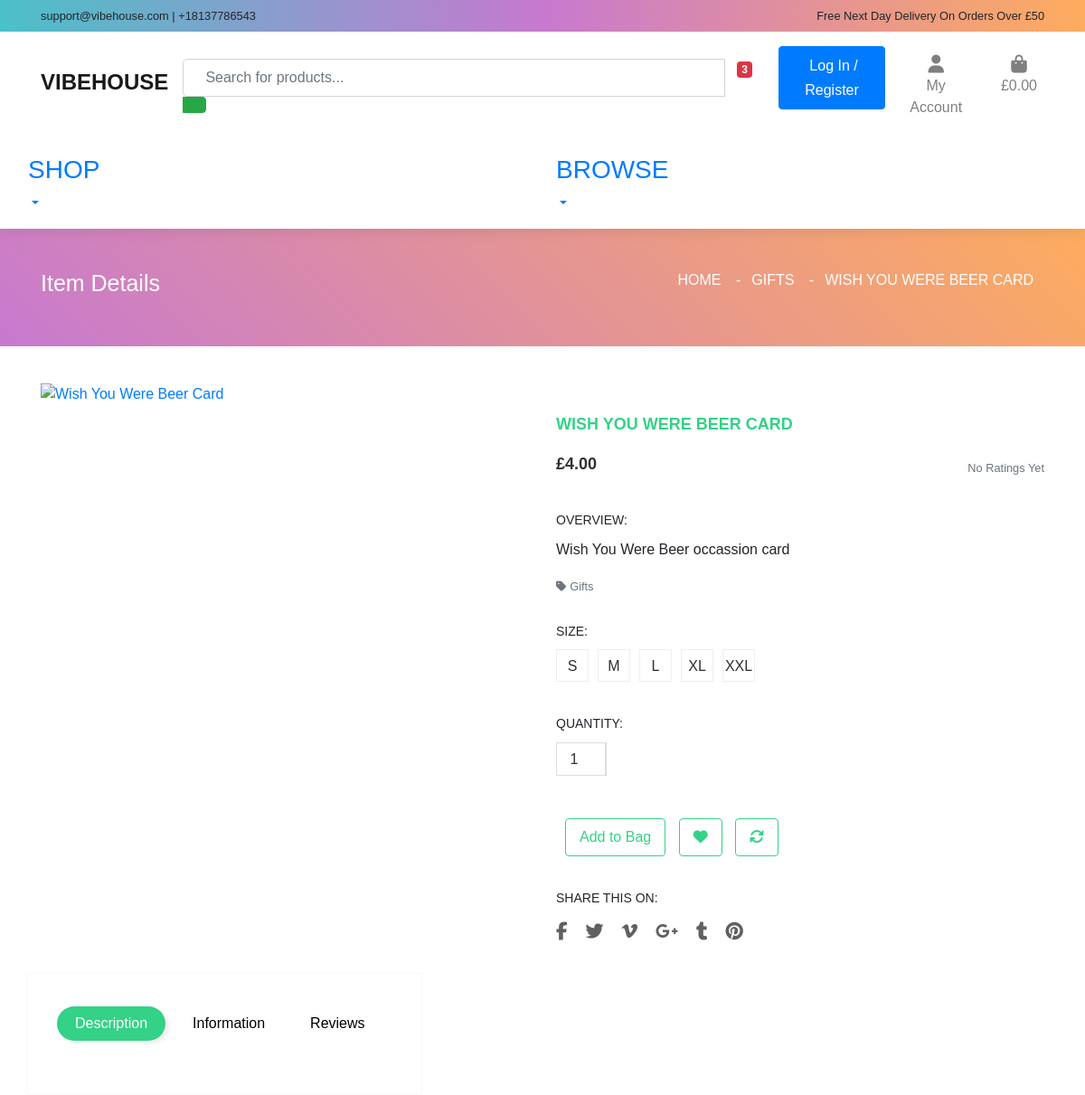
The page /products/29 on the database as committed earlier.
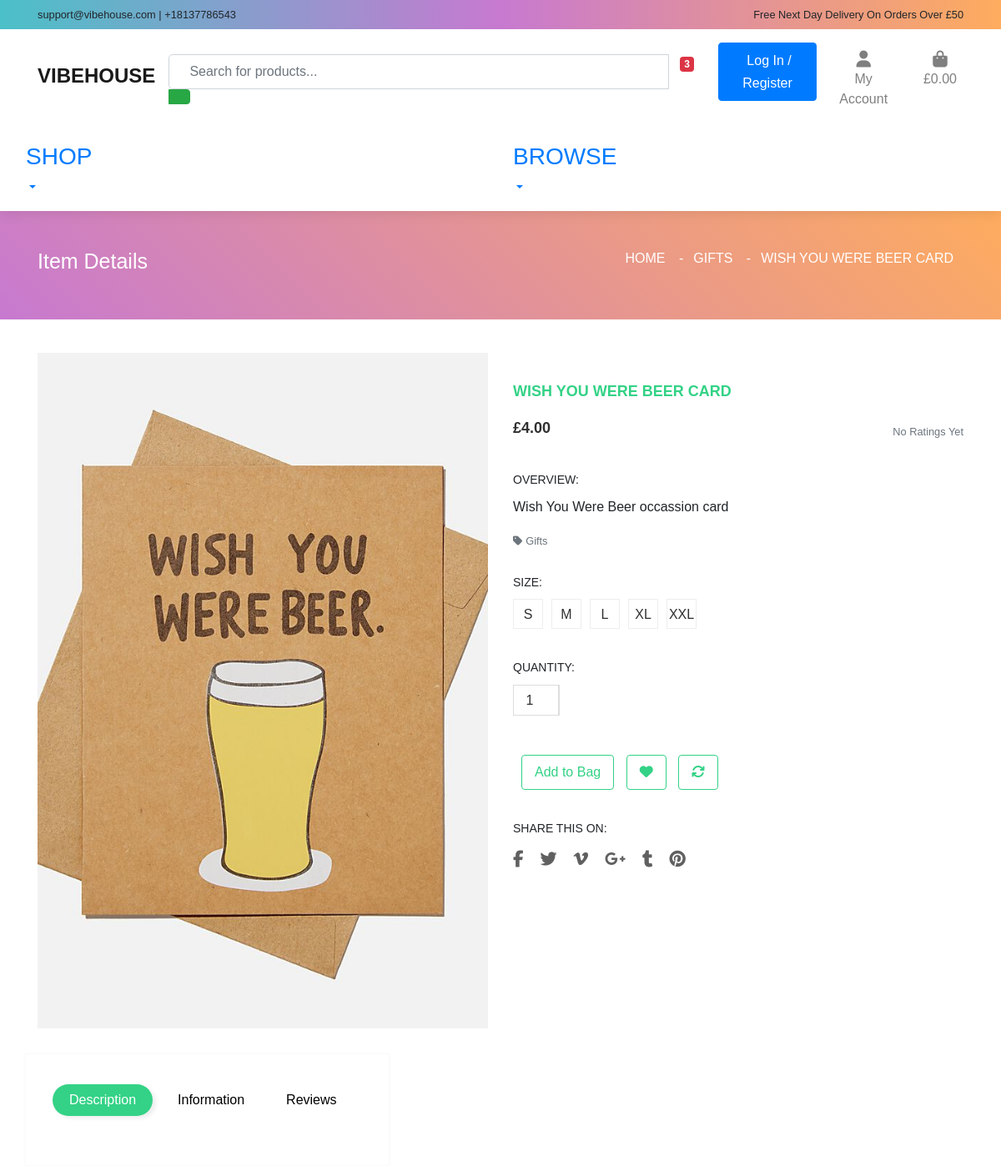
The same page on the database as committed later.
### products/models.py (models this page shows, shortened)
class Products(models.Model):
    class Meta:
        verbose_name_plural = 'Products'
    category = models.ForeignKey('Category', null=True, blank=True, on_delete=models.SET_NULL)
    name = models.CharField(max_length=100, null=True, blank=True)
    description = models.CharField(max_length=300)
    price = models.DecimalField(max_digits=6, decimal_places=2)
    rating = models.DecimalField(max_digits=6, decimal_places=2, null=True, blank=True)
    image_url = models.URLField(max_length=1200, null=True, blank=True)
    image = models.ImageField(null=True, blank=True)
    sku = models.CharField(max_length=30, null=True, blank=True)
    collection = models.CharField(max_length=70, null=True, blank=True)

class Category(models.Model):
    class Meta:
        verbose_name_plural = 'Categories'
    name = models.CharField(max_length=100)
    frontend_name = models.CharField(max_length=100, null=True, blank=True)
    def __str__(self):
        return self.name

### products/views.py (the view)
# urls.py: path('<product_id>', views.product_details, name='product_details')
def product_details(request, product_id):
    product = get_object_or_404(Products, pk=product_id)
    context = {
        'product' : product,
    }
    return render(request, 'products/product_details.html', context)

### bag/contexts.py (called while the page is built, shortened)
def bag_contents(request):
    bag_items = []
    total = 0
    product_count = 0
    bag = request.session.get('bag', {})
    if total < settings.FREE_DELIVERY_THRESHOLD:
        delivery = total * Decimal(settings.STANDARD_DELIVERY_PERCENT)
        free_delivery_increment = settings.FREE_DELIVERY_THRESHOLD - total
    else:
        delivery = 0
        free_delivery_increment = 0
    grand_total = delivery + total
    context = {
        'bag_items': bag_items,
        'total': total,
        'product_count': product_count,
        'delivery': delivery,
        'free_delivery_increment': free_delivery_increment,
        'free_delivery_threshold': settings.FREE_DELIVERY_THRESHOLD,
        'grand_total': grand_total,
    }
    return context

### products/templates/products/product_details.html (shortened to what this page needs)
{% extends "base.html" %}
{% load static %}
{% block content %}
<div id="page_item_area">
    <div class="container">
        <div class="row">
            <div class="col-sm-6 text-left">
                <h3>Item Details</h3>
            </div>
            <div class="col-sm-6 text-right">
                <ul class="p_items">
                    <li><a href="{% url 'home' %}">home</a></li>
                    {% if product.category %}
                    <li><a href="{% url 'products' %}?category={{ product.category.name }}">{{ product.category }}</a></li>
                    {% endif %}
                    <li><span>{{ product.name }}</span></li>
                </ul>
            </div>
        </div>
    </div>
</div>
<div class="prdct_dtls_page_area">
    <div class="container">
        <div class="row">
            <div class="col-md-6 col-xs-12">
                <div class="pd_img fix">
                    {% if product.image %}
                    <a href="{% url 'product_details' product.id %}">
                    <img class="detail_img img-fluid" src="{{ product.image.url }}" alt="{{ product.name }}"/>
                    </a>
                    {% else %}
                    <a href="{% url 'product_details' product.id %}">
                    <img src="{{ MEDIA_URL }}noimage.png" alt="{{ product.name }}"/>
                    </a>
                    {% endif %}
                </div>
            </div>
            <div class="col-md-6 col-xs-12">
                <div class="prdct_dtls_content">
                    <a class="pd_title" href="#">{{ product.name }}</a>
                    <div class="pd_price_dtls fix">
                        <div class="pd_price">
                            <span class="new">£{{ product.price }}</span>
                        </div>
                        <div class="pd_ratng">
                            <div class="rtngs">
                                {% if product.rating %}
                        <small class="text-muted"><i class="fas fa-star mr-1"></i>{{ product.rating }} / 5</small>
                    {% else %}
                        <small class="text-muted">No Ratings Yet</small>
                    {% endif %}
                            </div>
                        </div>
                    </div>
                    <div class="pd_text">
                        <h4>overview:</h4>
                        <p>{{ product.description }}</p>
                        {% if product.category %}
                                               <small> <a class="text-muted" href="{% url 'products' %}?category={{ product.category.name }}">
                                                    <i class="fas fa-tag mr-1"></i>{{ product.category.name }}
                                                </a> </small> <br>
                                            {% endif %}
                    </div>
                    <div class="pd_img_size fix">
                        <h4>size:</h4>
                        <a href="#">s</a>
                        <a href="#">m</a>
                        <a href="#">l</a>
                        <a href="#">xl</a>
                        <a href="#">xxl</a>
                    </div>
                    <form class="form" action="{% url 'add_to_bag' product.id %}" method="POST">
                    <div class="pd_clr_qntty_dtls fix">
                        <div class="pd_qntty_area">
                            <h4>quantity:</h4>
                            <div class="pd_qty fix">
                                <input value="1" name="qttybutton" class="cart-plus-minus-box" type="number">
                            </div>
                        </div>
                    </div>
                    <div class="pd_btn fix">
                        <input class="btn btn-default acc_btn btn_icn" type="submit" value="Add to Bag">
                        <a class="btn btn-default acc_btn btn_icn"><i class="fa fa-heart"></i></a>
                        <a class="btn btn-default acc_btn btn_icn"><i class="fa fa-refresh"></i></a>
                    </div>
                </form>
                    <div class="pd_share_area fix">
                        <h4>share this on:</h4>
                        <div class="pd_social_icon">
                            <a class="facebook" href="#"><i class="fa fa-facebook"></i></a>
                            <a class="twitter" href="#"><i class="fa fa-twitter"></i></a>
                            <a class="vimeo" href="#"><i class="fa fa-vimeo"></i></a>
                            <a class="google_plus" href="#"><i class="fa fa-google-plus"></i></a>
                            <a class="tumblr" href="#"><i class="fa fa-tumblr"></i></a>
                            <a class="pinterest" href="#"><i class="fa fa-pinterest"></i></a>
                        </div>
                    </div>
                </div>
            </div>
        </div>
        <div class="row">
            <div class="col-xs-12">
                <div class="pd_tab_area fix">
                    <ul class="pd_tab_btn nav nav-tabs" role="tablist">
                      <li>
                        <a class="active" href="#description" role="tab" data-toggle="tab">Description</a>
                      </li>
                      <li>
                        <a href="#information" role="tab" data-toggle="tab">Information</a>
                      </li>
                      <li>
                        <a href="#reviews" role="tab" data-toggle="tab">Reviews</a>
                      </li>
                    </ul>
{% endblock %}

### templates/base.html (shortened to what this page needs)
{% load static %}
<!doctype html>
<html lang="en">
  <head>
    {% block corecss %}
    <link rel="stylesheet" href="https://cdn.jsdelivr.net/npm/bootstrap@4.4.1/dist/css/bootstrap.min.css">
    <link rel="stylesheet" href="{% static 'css/base.css' %}">
    <link rel="stylesheet" href="https://cdnjs.cloudflare.com/ajax/libs/animate.css/3.5.2/animate.min.css">
    {% endblock %}
  </head>
  <body>
       {% include 'includes/header-and-nav.html' %}
    {% block content %}
    {% endblock %}
  </body>
</html>

### templates/includes/header-and-nav.html (shortened to what this page needs)
<div class="utility-nav d-md-block">
  <div class="container">
    <div class="row">
      <div class="col-12 col-md-6 sm-3">
        <p class="small"> support@vibehouse.com |  +18137786543
        </p>
      </div>
      <div class="col-12 col-md-6 text-right">
        <p class="small">Free Next Day Delivery On Orders Over £{{ free_delivery_threshold }}</p>
      </div>
    </div>
  </div>
</div>
<nav class="navbar navbar-expand-md navbar-light bg-light main-menu" style="box-shadow:none">
  <div class="container">
    <a class="navbar-brand" href="#">
      <h4 class="font-weight-bold">VIBEHOUSE</h4>
    </a>
    <div class="collapse navbar-collapse">
      <form class="form-inline my-2 my-lg-0 mx-auto" method="GET" action="{% url 'products' %}">
        <input class="form-control" type="search" name="q" placeholder="Search for products..." aria-label="Search">
        <button class="btn btn-success my-2 my-sm-0" type="submit"></button>
      </form>
      <ul class="navbar-nav">
        <li class="nav-item">
          <a class="btn btn-link" href="#"> <span class="badge badge-danger">3</span></a>
        </li>
        <li class="nav-item ml-md-3">
          <a class="btn btn-primary" href="#"> Log In / Register</a>
        </li>
        <li class="nav-item ml-md-3 list-inline-item dropdown">
            <a class="text-black nav-link" href="#" id="user-options" data-toggle="dropdown" aria-haspopup="true" aria-expanded="false">
                <div class="text-center">
                    <div><i class="fas fa-user fa-lg"></i></div>
                    <p class="my-0">My Account</p>
                </div>
            </a>
        </li>
        <li class="nav-item ml-md-3 list-inline-item">
            <a class="{% if grand_total %}text-info font-weight-bold{% else %}text-black{% endif %} nav-link" href="{% url 'view_bag' %}">
                <div class="text-center">
                    <div><i class="fas fa-shopping-bag fa-lg"></i></div>
                    <p class="my-0">
                        {% if grand_total %}
                            £{{ grand_total|floatformat:2 }}
                        {% else %}
                            £0.00
                        {% endif %}
                    </p>
                </div>
            </a>
        </li>
      </ul>
    </div>
  </div>
</nav>
<nav class="navbar navbar-expand-md navbar-light bg-light mega-menu">
  <div class=container>
    <div class="navbar-collapse product_dropdown" id="navbar">
  <li class="dropdown nav-item">
    <a href="#" class="dropdown-toggle" data-toggle="dropdown" role="button" aria-haspopup="true" aria-expanded="false"><h3>SHOP</h3></a>
  </li>
  </div>
  </div>
  <div class=container>
    <div class="navbar-collapse product_dropdown" id="navbar">
  <li class="dropdown nav-item">
    <a href="#" class="dropdown-toggle" data-toggle="dropdown" role="button" aria-haspopup="true" aria-expanded="false"><h3>BROWSE</h3></a>
  </li>
  </div>
  </div>
  </nav>

### static/css/base.css (style rules this page uses)
* { -webkit-box-sizing: border-box; -moz-box-sizing: border-box; -o-box-sizing: border-box; box-sizing: border-box; font-family: sans-serif; margin: 0; padding: 0; }
.form-control { height: calc(2.5rem + 2px); padding: 0.5rem 1.5rem; font-size: 1rem; line-height: 1.5; border-radius: 0.3rem; }
.btn { font-size: 1rem; padding: 0.5rem 0.75rem; font-size: 1rem; line-height: 1.5; border-radius: 0.25rem; }
.form-inline .form-control { border-top-right-radius: 0; border-bottom-right-radius: 0; }
.form-inline .btn { border-top-left-radius: 0; border-bottom-left-radius: 0; }
@media (min-width: 768px) { .form-inline .form-control { width: 210px; } }
@media (min-width: 992px) { .form-inline .form-control { width: 440px; } }
@media (min-width: 1200px) { .form-inline .form-control { width: 600px; } }
.navbar { padding: 1rem; }
.main-menu { position: relative; z-index: 3; }
.navbar.bg-light { background: #fff !important; box-shadow: 0px 2px 15px 0px rgba(0, 0, 0, 0.1); }
.utility-nav { background: #FEAC5E; background: -webkit-linear-gradient(to right, #4BC0C8, #C779D0, #FEAC5E); background: linear-gradient(to right, #4BC0C8, #C779D0, #FEAC5E); padding: 0.5rem 1rem; }
.utility-nav p { margin-bottom: 0; }
#page_item_area { padding: 45px 0; margin-bottom: 40px; background: linear-gradient(45deg, #C779D0 0%,#FEAC5E 100%); }
.p_items li { display: inline-block; font-size: 0.rem; font-weight: 500; margin-right: 12px; text-transform: uppercase; }
.p_items li a { color: #fff; }
.p_items li span { color: #fff; }
.p_items li + li::before { color: #fff; content: "-"; padding-right: 12px; }
#page_item_area h3 { font-size: 25px; color: #fff; }
.pd_title { color: #33d286; display: block; font-size: 18px; font-weight: 700; line-height: 12px; margin-bottom: 30px; text-transform: uppercase; width: 100%; transition:.5s; }
.pd_price_dtls { margin-bottom: 38px; }
.pd_price { float:left; }
.pd_ratng { float:right; }
.pd_price .new { color: #303030; font-size: 18px; font-weight: 700; margin-right: 11px; }
.pd_price span { line-height: 16px; display: block; font-weight: 500; float: left; }
.pd_text { margin-bottom: 30px; }
.pd_text h4 { font-size: 14px; font-weight: 500; margin: 0 0 12px; text-transform: uppercase; }
.detail_img { height: 100%; width: auto; }
.pd_img_size { margin-bottom: 38px; }
.pd_img_size h4 { font-size: 14px; font-weight: 500; margin: 0 0 12px; text-transform: uppercase; }
.pd_img_size a { border: 1px solid #eeeeee; color: #303030; display: block; float: left; height: 36px; line-height: 36px; margin-right: 10px; text-align: center; text-transform: uppercase; width: 36px; transition:.5s; }
.pd_clr_qntty_dtls { margin-bottom: 40px; }
.pd_qntty_area { width: 50%; float:left; }
.pd_qntty_area h4 { font-size: 14px; font-weight: 500; margin: 0 0 12px; text-transform: uppercase; }
.pd_qntty_area .pd_qty { border: 1px solid #ddd; width: auto; display: inline-block; }
.pd_qntty_area .pd_qty input[type="number"] { background: transparent none repeat scroll 0 0; border-color: #ddd; border-style: solid; border-width: 0 1px 0 0; color: #303030; float: left; height: 35px; padding: 0 5px; text-align: center; width: 54px; }
.pd_btn { margin-bottom: 38px; }
.btn_icn { background: #fff; color: #33d286!important; border: 1px solid #33d286; padding: 8px 15px; margin-left: 10px; transition: .5s; }
.pd_share_area h4 { font-size: 14px; font-weight: 500; margin: 0 0 12px; text-transform: uppercase; }
.pd_social_icon a { color: #606060; display: block; float: left; font-size: 20px; line-height: 32px; margin-right: 20px; transition:.5s; }
.prdct_dtls_content { margin-top: 40px; }
.pd_tab_area { margin-top:30px; background: #fff none repeat scroll 0 0; border: 1px solid rgba(0,0,0,.02); box-shadow: 0 0 4px rgba(0,0,0,.02); display: block; padding: 31px 32px; }
.pd_tab_area ul { display: inline-block; }
.pd_tab_area li { padding: 5px 0; display: block; font-weight: 00; }
.pd_tab_btn { margin-bottom: 10px; border: none; }
.pd_tab_btn li { display: block; float: left; margin-right: 10px; padding-bottom: 11px; position: relative; }
.pd_tab_btn li a { color: #000; display: block; font-weight: 400; text-transform: capitalize; padding: 7px 20px; border-radius: 20px; transition: .5s; }
.pd_tab_btn li a.active { background: #33d286; color: #fff; box-shadow: 4px 3px 5px rgba(0,0,0,0.07); }
.rtngs { float: right; }
.fix { overflow: hidden; }
.product_dropdown { list-style: none; text-decoration: none; }

Rows that differ between the two databases and show on the page:
changed Products "WISH YOU WERE BEER CARD": image empty → "wishyouwerebeercard.jpeg" (drawn); image: picture added
